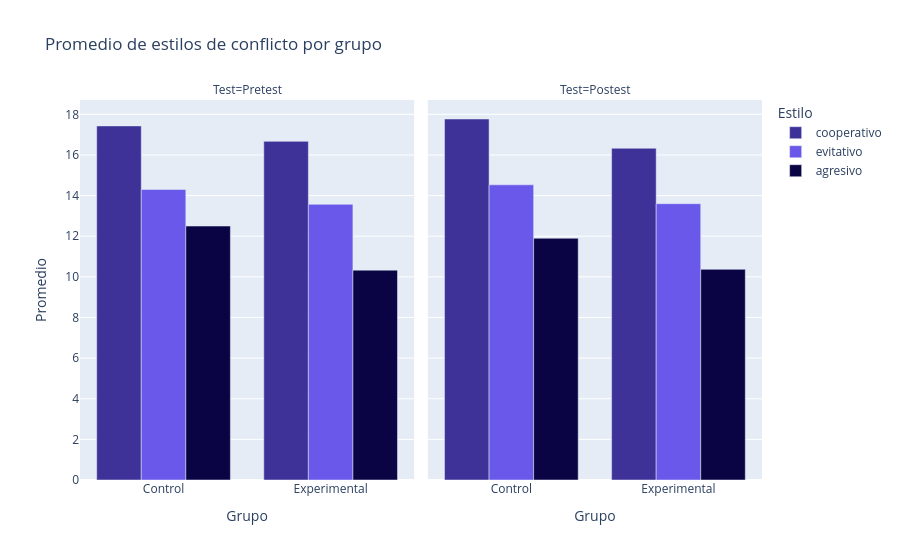

Notebook source saved alongside this figure:
### Code cell
fig = px.bar(
    tabla_long,
    x='Grupo',
    y='Promedio',
    color='Estilo',
    barmode='group',
    facet_col='Test',  # una faceta por Control/Experimental
    title='Promedio de estilos de conflicto por grupo',
    color_discrete_map=colores,
    category_orders={
        'Test': ['Pretest', "Postest"]
    }
)
fig.show()

### Figure 1 — Plotly figure (JSON) as saved in the notebook; plotly's stock layout.template omitted (floating-point values rounded to 4 significant figures)
{"data": [{"alignmentgroup": "True", "hovertemplate": "Estilo=cooperativo<br>Test=Pretest<br>Grupo=%{x}<br>Promedio=%{y}<extra></extra>", "legendgroup": "cooperativo", "marker": {"color": "#3E3298", "pattern": {"shape": ""}}, "name": "cooperativo", "offsetgroup": "cooperativo", "orientation": "v", "showlegend": true, "textposition": "auto", "type": "bar", "x": ["Control", "Experimental"], "xaxis": "x", "y": [17.43, 16.67], "yaxis": "y"}, {"alignmentgroup": "True", "hovertemplate": "Estilo=cooperativo<br>Test=Postest<br>Grupo=%{x}<br>Promedio=%{y}<extra></extra>", "legendgroup": "cooperativo", "marker": {"color": "#3E3298", "pattern": {"shape": ""}}, "name": "cooperativo", "offsetgroup": "cooperativo", "orientation": "v", "showlegend": false, "textposition": "auto", "type": "bar", "x": ["Control", "Experimental"], "xaxis": "x2", "y": [17.77, 16.33], "yaxis": "y2"}, {"alignmentgroup": "True", "hovertemplate": "Estilo=evitativo<br>Test=Pretest<br>Grupo=%{x}<br>Promedio=%{y}<extra></extra>", "legendgroup": "evitativo", "marker": {"color": "#6958EA", "pattern": {"shape": ""}}, "name": "evitativo", "offsetgroup": "evitativo", "orientation": "v", "showlegend": true, "textposition": "auto", "type": "bar", "x": ["Control", "Experimental"], "xaxis": "x", "y": [14.3, 13.57], "yaxis": "y"}, {"alignmentgroup": "True", "hovertemplate": "Estilo=evitativo<br>Test=Postest<br>Grupo=%{x}<br>Promedio=%{y}<extra></extra>", "legendgroup": "evitativo", "marker": {"color": "#6958EA", "pattern": {"shape": ""}}, "name": "evitativo", "offsetgroup": "evitativo", "orientation": "v", "showlegend": false, "textposition": "auto", "type": "bar", "x": ["Control", "Experimental"], "xaxis": "x2", "y": [14.53, 13.6], "yaxis": "y2"}, {"alignmentgroup": "True", "hovertemplate": "Estilo=agresivo<br>Test=Pretest<br>Grupo=%{x}<br>Promedio=%{y}<extra></extra>", "legendgroup": "agresivo", "marker": {"color": "#0B0444", "pattern": {"shape": ""}}, "name": "agresivo", "offsetgroup": "agresivo", "orientation": "v", "showlegend": true, "textposition": "auto", "type": "bar", "x": ["Control", "Experimental"], "xaxis": "x", "y": [12.5, 10.33], "yaxis": "y"}, {"alignmentgroup": "True", "hovertemplate": "Estilo=agresivo<br>Test=Postest<br>Grupo=%{x}<br>Promedio=%{y}<extra></extra>", "legendgroup": "agresivo", "marker": {"color": "#0B0444", "pattern": {"shape": ""}}, "name": "agresivo", "offsetgroup": "agresivo", "orientation": "v", "showlegend": false, "textposition": "auto", "type": "bar", "x": ["Control", "Experimental"], "xaxis": "x2", "y": [11.9, 10.37], "yaxis": "y2"}], "layout": {"annotations": [{"font": {}, "showarrow": false, "text": "Test=Pretest", "x": 0.245, "xanchor": "center", "xref": "paper", "y": 1, "yanchor": "bottom", "yref": "paper"}, {"font": {}, "showarrow": false, "text": "Test=Postest", "x": 0.755, "xanchor": "center", "xref": "paper", "y": 1, "yanchor": "bottom", "yref": "paper"}], "barmode": "group", "legend": {"title": {"text": "Estilo"}, "tracegroupgap": 0}, "title": {"text": "Promedio de estilos de conflicto por grupo"}, "xaxis": {"anchor": "y", "domain": [0, 0.49], "title": {"text": "Grupo"}}, "xaxis2": {"anchor": "y2", "domain": [0.51, 1], "matches": "x", "title": {"text": "Grupo"}}, "yaxis": {"anchor": "x", "domain": [0, 1], "title": {"text": "Promedio"}}, "yaxis2": {"anchor": "x2", "domain": [0, 1], "matches": "y", "showticklabels": false}}}
